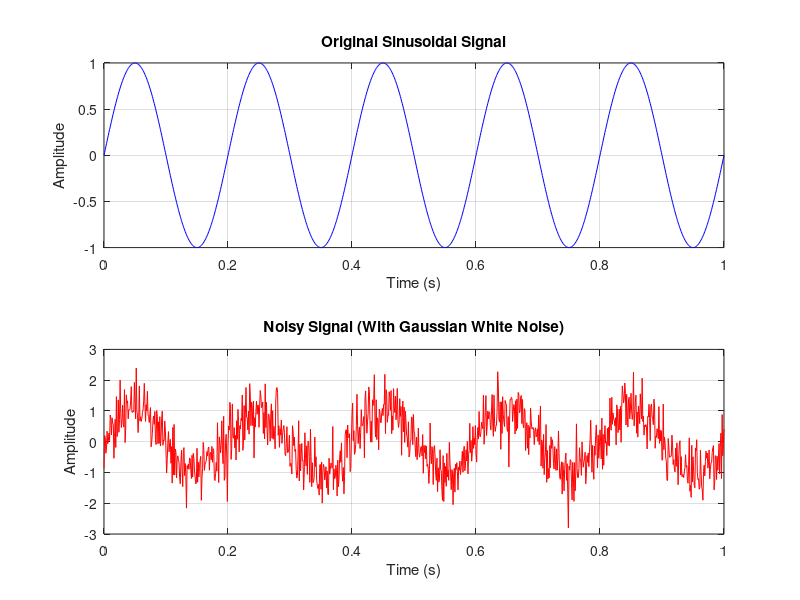
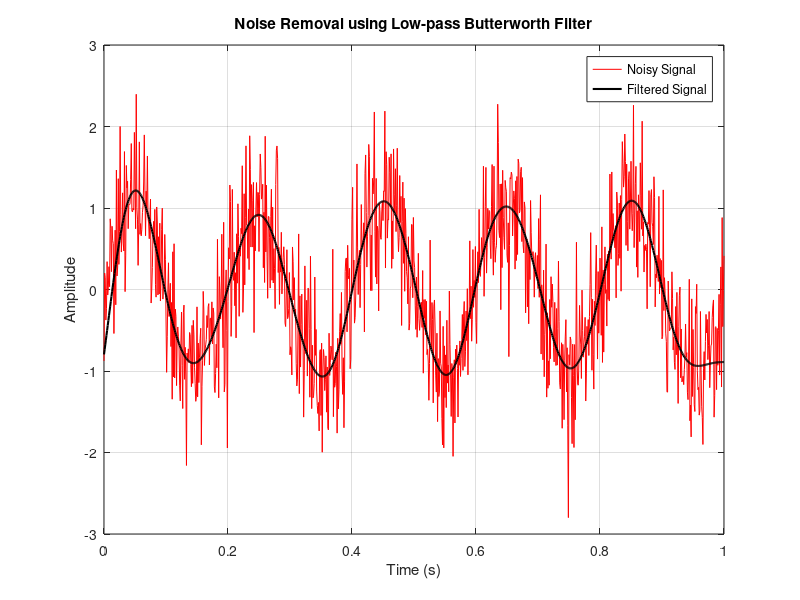
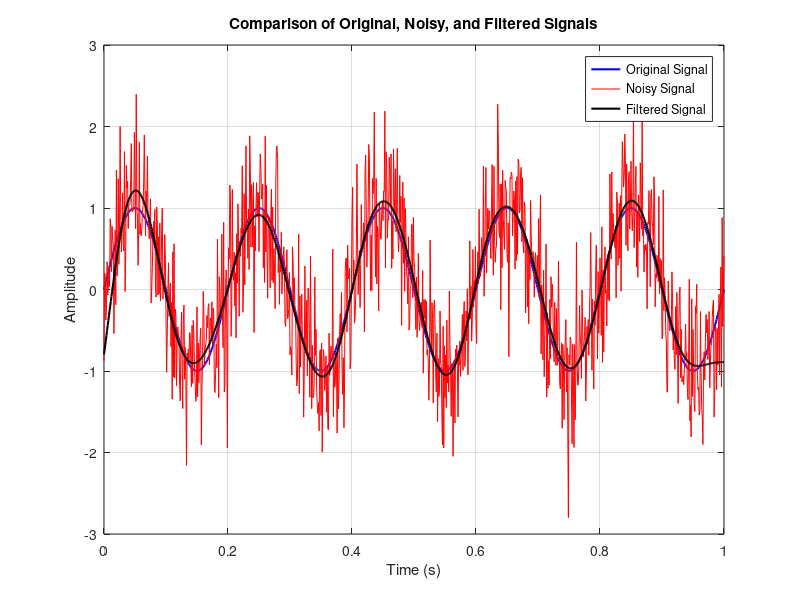

The MATLAB script that drew these images, in order: (Note: this script raises an error after producing the figures.)
%% Adding and Removing Noise from a Signal

clc;
clear;
close all;

%% Parameters
fs = 1000;              % Sampling frequency (Hz)
t = 0:1/fs:1;           % Time vector (1 second)
f_signal = 5;           % Signal frequency (Hz)
amplitude = 1;          % Signal amplitude
noise_std = 0.5;        % Noise standard deviation (adjustable)
cutoff_frequency = 10;  % Low-pass filter cutoff frequency (Hz)
filter_order = 4;       % Butterworth filter order

%% Generate Original Sinusoidal Signal
original_signal = amplitude * sin(2*pi*f_signal*t);

%% Add Gaussian White Noise
noise = noise_std * randn(size(t));
noisy_signal = original_signal + noise;

%% Plot Original and Noisy Signals
figure;
subplot(2,1,1);
plot(t, original_signal, 'b');
title('Original Sinusoidal Signal');
xlabel('Time (s)');
ylabel('Amplitude');
grid on;

subplot(2,1,2);
plot(t, noisy_signal, 'r');
title('Noisy Signal (With Gaussian White Noise)');
xlabel('Time (s)');
ylabel('Amplitude');
grid on;

%% Design Low-pass Butterworth Filter
Wn = cutoff_frequency / (fs/2);   % Normalized cutoff frequency
[b, a] = butter(filter_order, Wn, 'low');

%% Apply Filter
filtered_signal = filtfilt(b, a, noisy_signal);  % Zero-phase filtering

%% Plot Filtered Signal
figure;
plot(t, noisy_signal, 'r');
hold on;
plot(t, filtered_signal, 'k', 'LineWidth', 1.5);
legend('Noisy Signal', 'Filtered Signal');
title('Noise Removal using Low-pass Butterworth Filter');
xlabel('Time (s)');
ylabel('Amplitude');
grid on;

%% Plot Comparison of All Signals
figure;
plot(t, original_signal, 'b', 'LineWidth', 1.5);
hold on;
plot(t, noisy_signal, 'r');
plot(t, filtered_signal, 'k', 'LineWidth', 1.5);
legend('Original Signal', 'Noisy Signal', 'Filtered Signal');
title('Comparison of Original, Noisy, and Filtered Signals');
xlabel('Time (s)');
ylabel('Amplitude');
grid on;

%% Optional: Display Signal-to-Noise Ratio (SNR)
snr_before = snr(original_signal, noise);
snr_after = snr(original_signal, filtered_signal - original_signal);

fprintf('SNR Before Filtering: %.2f dB\n', snr_before);
fprintf('SNR After Filtering: %.2f dB\n', snr_after);
